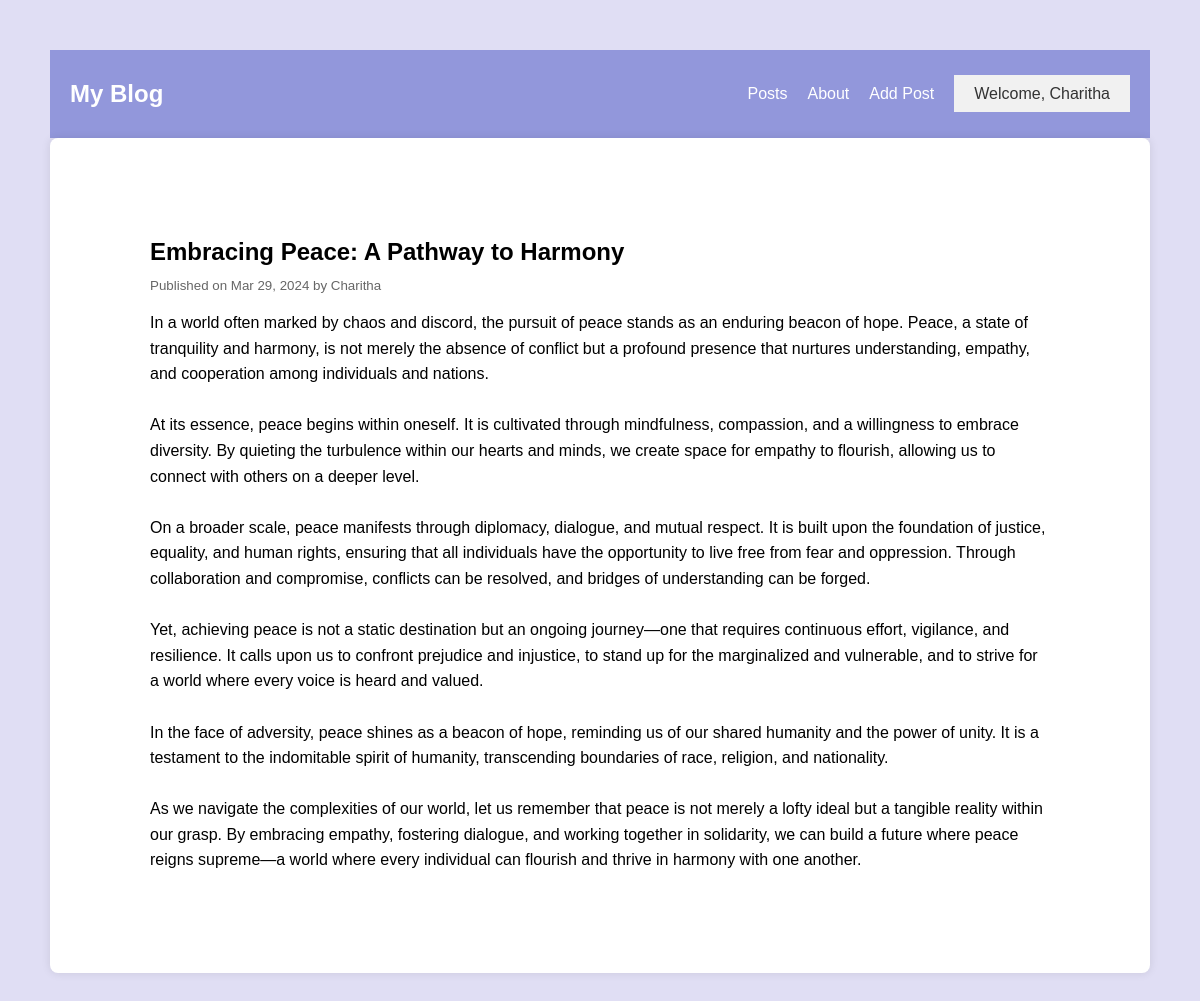
/post/5/ (signed in), run on the app's committed database.
### blog/models.py (models this page shows, shortened)
class Post(models.Model):
    post_id = models.BigAutoField(primary_key=True)
    title = models.CharField(max_length=120)
    content = models.TextField()
    image = models.ImageField(upload_to=upload_location)
    published_at = models.DateTimeField(default=timezone.now)
    author = models.ForeignKey(User, on_delete=models.CASCADE)
    class Meta:
        ordering = ['-published_at']

### blog/views.py (the view)
# urls.py: path('post/<int:pk>/', views.post_detail, name='post-detail'),
@login_required
def post_detail(request, pk):
    post = get_object_or_404(Post, pk=pk)
    return render(request, 'blog/post_detail.html', {'post': post})

### blog/templates/blog/post_detail.html
{% extends 'base.html' %}
{% block content %}
<div class="post-detail">
    <h2>{{ post.title }}</h2>
    <small>Published on {{ post.published_at | date:"M d, Y" }} by {{ post.author | title}}</small>
    <p>{{ post.content|linebreaksbr }}</p>
</div>
{% endblock content %}

### templates/base.html (shortened to what this page needs)
{%load static %}
<!DOCTYPE html>
<html lang="en">
  <head>
    <link rel="stylesheet" href="{% static 'css/style.css' %}" />
  </head>
  <body>
    <nav class="navbar">
      <div class="container">
          <h1 class="logo">My Blog</h1>
          <ul class="nav-links">
                <li><a href="{% url 'posts' %}">Posts</a></li>
                <li><a href="{% url 'about' %}">About</a></li>
                <li><a href="{% url 'post-create' %}">Add Post</a></li>
                {% if user.is_authenticated %}
                <div class="dropdown">
                  <a href="#" class="dropdown-button">Welcome, {{ user.username }}</a>
               </div>
                {% else %}
                    <li><a href="{% url 'register' %}">Register</a></li>
                    <li><a href="{% url 'login' %}">Login</a></li>
                {% endif %}
        </ul>
      </div>
  </nav>
    {%block content%}
    {%endblock content%}
  </body>
</html>

### static/css/style.css (style rules this page uses)
body { margin: 50px; padding: 0; font-family: Arial, sans-serif; background-color: #e0def4; }
.navbar { background-color: #9297db; color: #fff; padding: 10px 0; }
.container { max-width: 1200px; margin: 20px auto; padding: 0px 20px; display: flex; justify-content: space-between; align-items: center; }
.logo { margin: 0; }
.nav-links { list-style-type: none; margin: 0; padding: 0; display: flex; }
.nav-links li { margin-right: 20px; }
.nav-links li a { color: #fff; text-decoration: none; }
.post-detail { background-color: #fff; border-radius: 8px; box-shadow: 0 0 10px rgba(0, 0, 0, 0.1); padding: 100px; margin-bottom: 20px; }
.post-detail h2 { margin: 0 0 10px 0; }
.post-detail small { color: #666; }
.post-detail p { margin-bottom: 20px; line-height: 1.6; }
.post-detail p:last-child { margin-bottom: 0; }
.dropdown { position: relative; display: inline-block; }
.dropdown-button { background-color: #f1f1f1; color: #333; padding: 10px 20px; border: none; cursor: pointer; text-decoration: none; }

### data on the page
Post: title "Embracing Peace: A Pathway to Harmony", published_at "Mar 29, 2024", author "Charitha", content "In a world often marked by chaos and discord, the pursuit of peace stands as an enduring beacon of hope. Peace, a state of tranquility and harmony, is not merely the absence of conflict but a profound presence that nurtures understanding, empathy, and cooperation among individuals and nations. At its essence, peace begins within oneself. It is cultivated through mindfulness, compassion, and a willingness to embrace diversity. By quieting the turbulence within our hearts and minds, we create space for empathy to flourish, allowing us to connect with others on a deeper level. On a broader scale, peace manifests through diplomacy, dialogue, and mutual respect. It is built upon the foundation…"

### other printed values
{{ user.username }} "Charitha"
